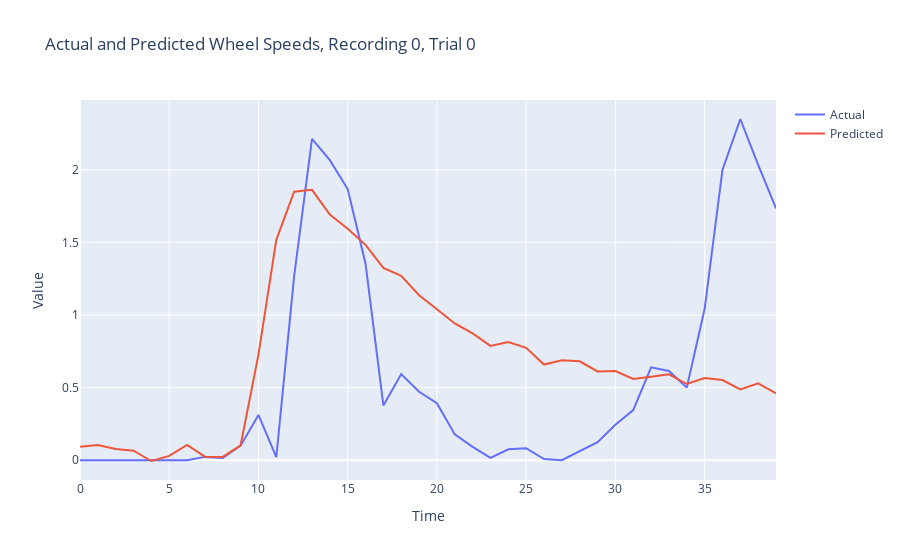
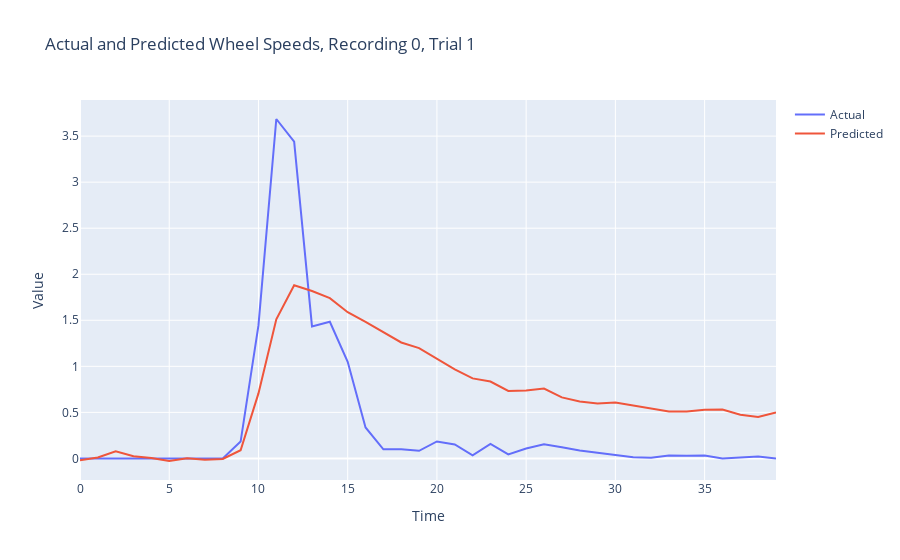
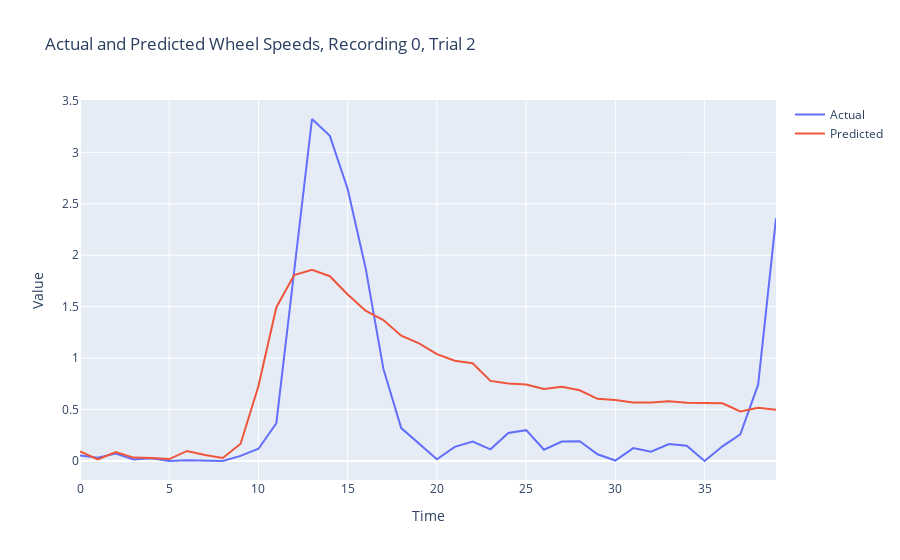

These figures' notebook cell, in order:
### Code cell
for recording in range(TOTAL_RECORDINGS):
    loss_item = evaluate_recording(recording, X_test[recording], Y_test[recording], model, optimizer, loss_fn, plot=True)
    print(f'Evaluation, Recording {recording}, Loss {loss_item}')

### Figure 1 — Plotly figure (JSON) as saved in the notebook; plotly's stock layout.template omitted (floating-point values rounded to 4 significant figures)
{"data": [{"name": "Actual", "type": "scatter", "y": [0, 0, 0, 0, 0, 0, 0, 0.02281, 0.01455, 0.1004, 0.3119, 0.02161, 1.268, 2.213, 2.066, 1.867, 1.353, 0.3774, 0.5929, 0.4709, 0.3923, 0.1777, 0.09163, 0.01624, 0.07531, 0.08274, 0.008252, 0, 0.06334, 0.1236, 0.2435, 0.345, 0.6392, 0.615, 0.5, 1.041, 1.999, 2.35, 2.034, 1.735]}, {"name": "Predicted", "type": "scatter", "y": [0.0932, 0.1051, 0.07796, 0.06522, -0.00547, 0.02957, 0.1049, 0.02453, 0.02274, 0.1028, 0.7273, 1.518, 1.849, 1.862, 1.692, 1.595, 1.483, 1.324, 1.27, 1.136, 1.039, 0.9419, 0.8729, 0.787, 0.8132, 0.7735, 0.6587, 0.6881, 0.681, 0.6115, 0.6144, 0.559, 0.574, 0.5916, 0.5248, 0.5655, 0.5522, 0.487, 0.5295, 0.4594]}], "layout": {"title": {"text": "Actual and Predicted Wheel Speeds, Recording 0, Trial 0"}, "xaxis": {"title": {"text": "Time"}}, "yaxis": {"title": {"text": "Value"}}}}

### Figure 2 — Plotly figure (JSON) as saved in the notebook; plotly's stock layout.template omitted (floating-point values rounded to 4 significant figures)
{"data": [{"name": "Actual", "type": "scatter", "y": [0, 0, 0, 0, 0, 0, 0, 0, 0, 0.183, 1.445, 3.686, 3.439, 1.433, 1.484, 1.049, 0.3359, 0.09889, 0.1004, 0.08285, 0.184, 0.1511, 0.03306, 0.1581, 0.04326, 0.1072, 0.1525, 0.1218, 0.08517, 0.06152, 0.03591, 0.01241, 0.006502, 0.03134, 0.02848, 0.0318, 0, 0.008813, 0.02168, 0]}, {"name": "Predicted", "type": "scatter", "y": [-0.01905, 0.009962, 0.07718, 0.0241, 0.004704, -0.02806, 0.001731, -0.01354, -0.006095, 0.08877, 0.7063, 1.51, 1.881, 1.817, 1.74, 1.588, 1.482, 1.37, 1.259, 1.198, 1.078, 0.9679, 0.8689, 0.835, 0.7325, 0.7366, 0.7583, 0.6627, 0.6176, 0.5966, 0.6074, 0.5761, 0.5457, 0.5101, 0.5092, 0.5271, 0.5298, 0.4738, 0.449, 0.4985]}], "layout": {"title": {"text": "Actual and Predicted Wheel Speeds, Recording 0, Trial 1"}, "xaxis": {"title": {"text": "Time"}}, "yaxis": {"title": {"text": "Value"}}}}

### Figure 3 — Plotly figure (JSON) as saved in the notebook; plotly's stock layout.template omitted (floating-point values rounded to 4 significant figures)
{"data": [{"name": "Actual", "type": "scatter", "y": [0.05352, 0.03216, 0.0718, 0.01527, 0.02763, 0, 0.0069, 0, 0, 0.0494, 0.119, 0.3659, 1.815, 3.324, 3.16, 2.644, 1.879, 0.8973, 0.3196, 0.1674, 0.01749, 0.1379, 0.1883, 0.1132, 0.2726, 0.2998, 0.1092, 0.1895, 0.1919, 0.06522, 0.004381, 0.1258, 0.08953, 0.1653, 0.1494, 0, 0.1429, 0.2588, 0.7414, 2.358]}, {"name": "Predicted", "type": "scatter", "y": [0.09278, 0.01432, 0.08588, 0.03294, 0.02807, 0.01897, 0.09763, 0.05917, 0.02921, 0.1682, 0.7292, 1.493, 1.808, 1.859, 1.796, 1.618, 1.46, 1.37, 1.218, 1.143, 1.038, 0.9742, 0.9504, 0.7785, 0.7543, 0.7442, 0.7009, 0.7218, 0.687, 0.6042, 0.5926, 0.5696, 0.5677, 0.5806, 0.5656, 0.5644, 0.5616, 0.4823, 0.5165, 0.4985]}], "layout": {"title": {"text": "Actual and Predicted Wheel Speeds, Recording 0, Trial 2"}, "xaxis": {"title": {"text": "Time"}}, "yaxis": {"title": {"text": "Value"}}}}
